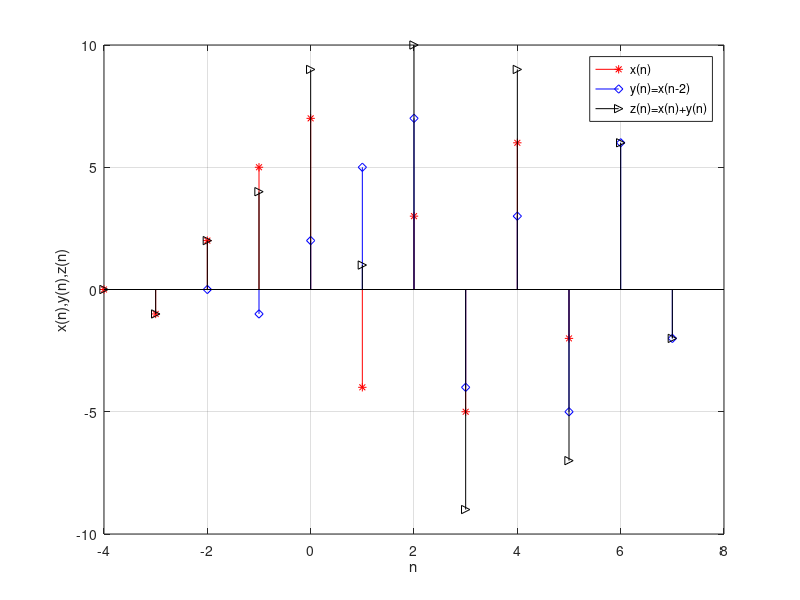

This figure's MATLAB source:
n = -4:5;
x=[0 -1 2 5 7 -4 3 -5 6 -2];
stem(n,x,'r*'); 
hold on;
k=2;
m=n+k; 
y=x;
stem(m,y,'bd'); 
hold on;
r=min(min(n),min(m)):max(max(n),max(m)); %duration of z 
z1=zeros(1,length(r));
z2=z1;  %initialization 
z1(find((r>=min(n))&(r<=max(n))==1))=x; %x with duration of z 
z2(find((r>=min(m))&(r<=max(m))==1))=y; %y with duration of z

z=z1+z2; 
stem(r,z,'k>'); 
grid on; 
xlabel('n');
 
ylabel('x(n),y(n),z(n)') 
legend('x(n)','y(n)=x(n-2)', 'z(n)=x(n)+y(n)')
